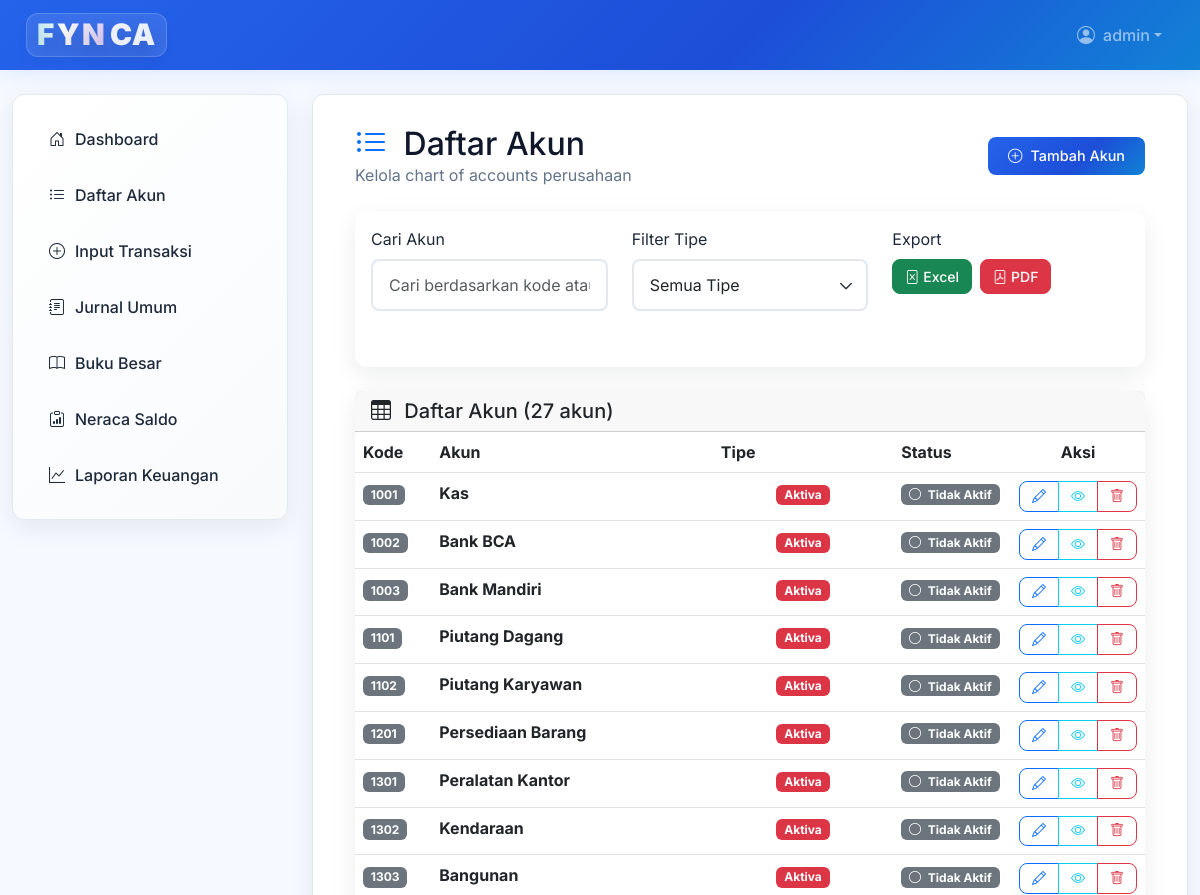
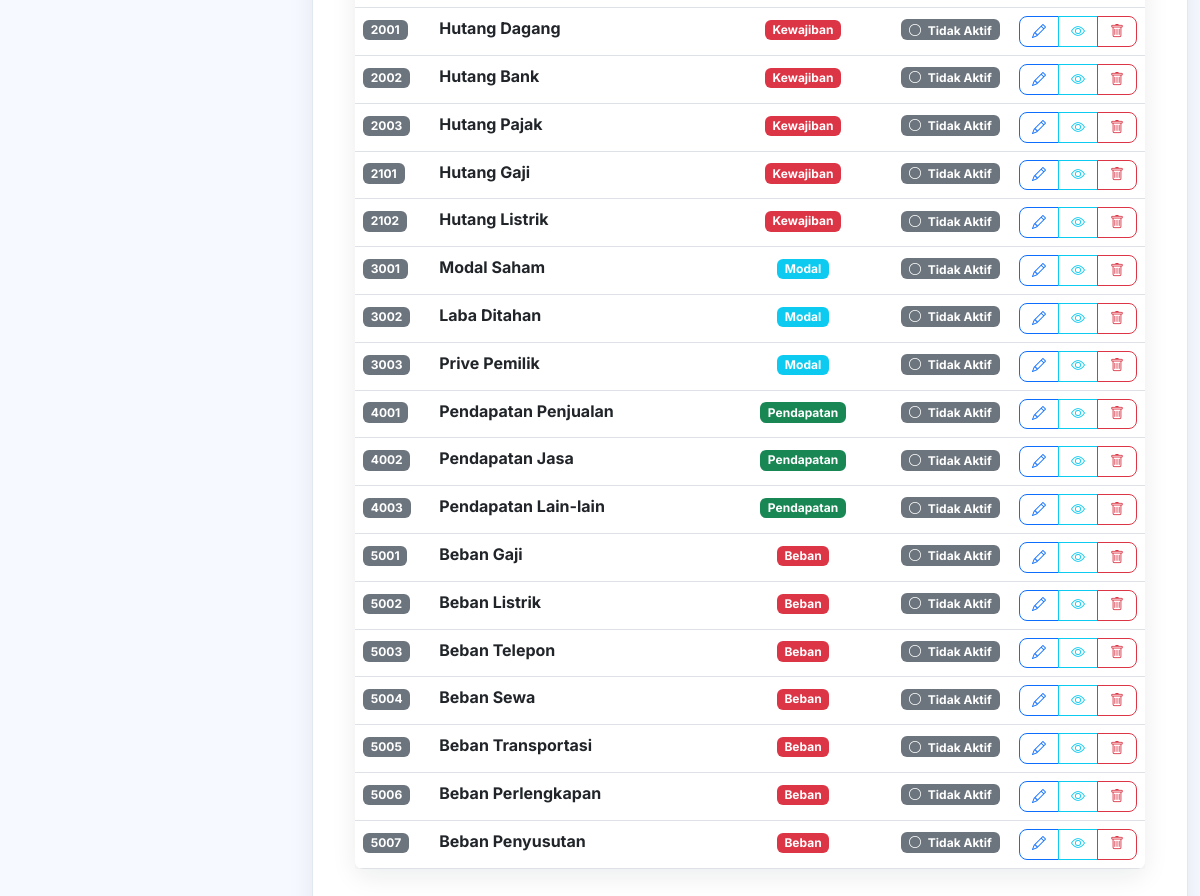
The page /akun/ (signed in) on the database its author committed (2 pictures, top to bottom).
### keuangan/models.py (models this page shows, shortened)
class Akun(models.Model):
    user = models.ForeignKey('auth.User', on_delete=models.CASCADE)
    nama = models.CharField(max_length=100)
    kode = models.CharField(max_length=10)
    tipe = models.CharField(max_length=20)  # Aktiva, Pasiva, Modal, dll
    class Meta:
        unique_together = ('user', 'kode')

### keuangan/views.py (the view)
# urls.py: path('akun/', views.daftar_akun, name='daftar_akun'),
@login_required
def daftar_akun(request):
    akun_list = Akun.objects.filter(user=request.user).order_by('kode')
    context = {
        'akun_list': akun_list,
    }
    return render(request, 'daftar_akun.html', context)

### keuangan/context_processors.py (called while the page is built)
def user_profile_context(request):
    if request.user.is_authenticated:
        try:
            user_profile = request.user.userprofile
        except UserProfile.DoesNotExist:
            user_profile = None
        return {'user_profile': user_profile}
    return {}

### templates/daftar_akun.html (shortened to what this page needs)
{% extends 'base.html' %}
{% load static %}
{% block content %}
<div class="container-fluid">
    <div class="row">
        <div class="col-12">
            <div class="d-flex justify-content-between align-items-center mb-4">
                <div>
                    <h2 class="mb-0">
                        <i class="bi bi-list-ul text-primary me-2"></i>
                        Daftar Akun
                    </h2>
                    <p class="text-muted mb-0">Kelola chart of accounts perusahaan</p>
                </div>
                <a href="{% url 'tambah_akun' %}" class="btn btn-primary btn-action">
                    <i class="bi bi-plus-circle me-2"></i>Tambah Akun
                </a>
            </div>
            <div class="card mb-4">
                <div class="card-body">
                    <div class="row">
                        <div class="col-md-4">
                            <label class="form-label">Cari Akun</label>
                            <input type="text" id="searchInput" class="form-control" placeholder="Cari berdasarkan kode atau nama...">
                        </div>
                        <div class="col-md-4">
                            <label class="form-label">Filter Tipe</label>
                            <select id="tipeFilter" class="form-select">
                                <option value="">Semua Tipe</option>
                            </select>
                        </div>
                        <div class="col-md-4">
                            <label class="form-label">Export</label>
                            <div class="d-flex gap-2">
                                <button class="btn btn-success btn-sm" onclick="exportToExcel()">
                                    <i class="bi bi-file-excel me-1"></i>Excel
                                </button>
                                <button class="btn btn-danger btn-sm" onclick="exportToPDF()">
                                    <i class="bi bi-file-pdf me-1"></i>PDF
                                </button>
                            </div>
                        </div>
                    </div>
                </div>
            </div>
            <div class="card">
                <div class="card-header">
                    <h5 class="card-title mb-0">
                        <i class="bi bi-table me-2"></i>
                        Daftar Akun ({{ akun_list.count }} akun)
                    </h5>
                </div>
                <div class="card-body p-0">
                    {% if akun_list %}
                        <div class="table-responsive">
                            <table class="table table-hover mb-0" id="akunTable">
                                <thead class="table-light">
                                    <tr>
                                        <th width="10%">Kode</th>
                                        <th width="40%">Akun</th>
                                        <th width="25%">Tipe</th>
                                        <th width="15%">Status</th>
                                        <th width="10%" class="text-center">Aksi</th>
                                    </tr>
                                </thead>
                                <tbody>
                                    {% for akun in akun_list %}
                                        <tr>
                                            <td>
                                                <span class="badge bg-secondary">{{ akun.kode }}</span>
                                            </td>
                                            <td>
                                                <strong>{{ akun.nama }}</strong>
                                            </td>
                                            <td class="text-center">
                                                {% if akun.tipe == 'Aktiva Lancar' or akun.tipe == 'Aktiva Tetap' %}
                                                    <span class="badge badge-tipe bg-primary">{{ akun.tipe }}</span>
                                                {% elif akun.tipe == 'Kewajiban Lancar' or akun.tipe == 'Kewajiban Jangka Panjang' %}
                                                    <span class="badge badge-tipe bg-warning">{{ akun.tipe }}</span>
                                                {% elif akun.tipe == 'Modal' %}
                                                    <span class="badge badge-tipe bg-info">{{ akun.tipe }}</span>
                                                {% elif akun.tipe == 'Pendapatan' %}
                                                    <span class="badge badge-tipe bg-success">{{ akun.tipe }}</span>
                                                {% else %}
                                                    <span class="badge badge-tipe bg-danger">{{ akun.tipe }}</span>
                                                {% endif %}
                                            </td>
                                            <td>
                                                {% with jurnal_count=akun.jurnal_set.count %}
                                                    {% if jurnal_count > 0 %}
                                                        <span class="badge bg-success">
                                                            <i class="bi bi-check-circle me-1"></i>
                                                            Aktif ({{ jurnal_count }} transaksi)
                                                        </span>
                                                    {% else %}
                                                        <span class="badge bg-secondary">
                                                            <i class="bi bi-circle me-1"></i>
                                                            Tidak Aktif
                                                        </span>
                                                    {% endif %}
                                                {% endwith %}
                                            </td>
                                            <td class="text-center">
                                                <div class="btn-group" role="group">
                                                    <a href="{% url 'edit_akun' akun.id %}"
                                                       class="btn btn-sm btn-outline-primary"
                                                       title="Edit Akun">
                                                        <i class="bi bi-pencil"></i>
                                                    </a>
                                                    <a href="{% url 'detail_akun' akun.id %}"
                                                       class="btn btn-sm btn-outline-info"
                                                       title="Lihat Data Akun">
                                                        <i class="bi bi-eye"></i>
                                                    </a>
                                                    {% with jurnal_count=akun.jurnal_set.count %}
                                                        <a href="{% url 'hapus_akun' akun.id %}"
                                                           class="btn btn-sm btn-outline-danger"
                                                           title="{% if jurnal_count > 0 %}Akun digunakan dalam {{ jurnal_count }} transaksi{% else %}Hapus Akun{% endif %}">
                                                            <i class="bi bi-trash"></i>
                                                        </a>
                                                    {% endwith %}
                                                </div>
                                            </td>
                                        </tr>
                                    {% endfor %}
                                </tbody>
                            </table>
                        </div>
                    {% endif %}
                </div>
            </div>
        </div>
    </div>
</div>
{% endblock %}

### templates/base.html (shortened to what this page needs)
<!DOCTYPE html>
<html lang="id">
<head>
    <link href="https://cdn.jsdelivr.net/npm/bootstrap@5.3.2/dist/css/bootstrap.min.css" rel="stylesheet">
    <link href="https://cdn.jsdelivr.net/npm/bootstrap-icons@1.11.0/font/bootstrap-icons.css" rel="stylesheet">
</head>
<body>
    <nav class="navbar navbar-expand-lg navbar-dark">
        <div class="container-fluid">
            <a class="navbar-brand" href="/">
                <span class="app-brand" aria-label="FYNCA">
                    <span class="app-brand__core">FYN</span>
                    <span class="app-brand__suffix">CA</span>
                </span>
            </a>
            {% if user.is_authenticated %}
            <div class="navbar-nav ms-auto">
                <div class="nav-item dropdown">
                    <a class="nav-link dropdown-toggle d-flex align-items-center" href="#" role="button" data-bs-toggle="dropdown" aria-expanded="false">
                        {% if user_profile and user_profile.profile_picture %}
                            <img src="{{ user_profile.profile_picture.url }}" alt="Foto Profil" class="rounded-circle me-2" style="width:32px; height:32px; object-fit:cover; border:1.5px solid #e2e8f0;">
                        {% else %}
                            <i class="bi bi-person-circle me-2"></i>
                        {% endif %}
                        <span class="d-none d-sm-inline">{{ user.username }}</span>
                    </a>
                </div>
            </div>
            {% endif %}
        </div>
    </nav>
    <div class="container-fluid py-4">
        <div class="row">
            {% if user.is_authenticated %}
            <div class="col-lg-3 col-md-4 mb-4">
                <div class="sidebar p-3">
                    <nav class="nav flex-column">
                        <a class="nav-link" href="/">
                            <i class="bi bi-house-door"></i>
                            Dashboard
                        </a>
                        <a class="nav-link" href="/akun/">
                            <i class="bi bi-list-ul"></i>
                            Daftar Akun
                        </a>
                        <a class="nav-link" href="/input/">
                            <i class="bi bi-plus-circle"></i>
                            Input Transaksi
                        </a>
                        <a class="nav-link" href="/jurnal/">
                            <i class="bi bi-journal-text"></i>
                            Jurnal Umum
                        </a>
                        <a class="nav-link" href="/buku-besar/">
                            <i class="bi bi-book"></i>
                            Buku Besar
                        </a>
                        <a class="nav-link" href="/neraca-saldo/">
                            <i class="bi bi-clipboard-data"></i>
                            Neraca Saldo
                        </a>
                        <a class="nav-link" href="/laporan-keuangan/">
                            <i class="bi bi-graph-up"></i>
                            Laporan Keuangan
                        </a>
                    </nav>
                </div>
            </div>
            {% endif %}
            <div class="{% if user.is_authenticated %}col-lg-9 col-md-8{% else %}col-12{% endif %}">
                <div class="main-content">
                    {% block content %}{% endblock %}
                </div>
            </div>
        </div>
    </div>
</body>
</html>

### rows shown on the page
Akun: kode "1001", nama "Kas", tipe "Aktiva"
Akun: kode "1002", nama "Bank BCA", tipe "Aktiva"
Akun: kode "1003", nama "Bank Mandiri", tipe "Aktiva"
Akun: kode "1101", nama "Piutang Dagang", tipe "Aktiva"
Akun: kode "1102", nama "Piutang Karyawan", tipe "Aktiva"
Akun: kode "1201", nama "Persediaan Barang", tipe "Aktiva"
Akun: kode "1301", nama "Peralatan Kantor", tipe "Aktiva"
Akun: kode "1302", nama "Kendaraan", tipe "Aktiva"
Akun: kode "1303", nama "Bangunan", tipe "Aktiva"
Akun: kode "2001", nama "Hutang Dagang", tipe "Kewajiban"
Akun: kode "2002", nama "Hutang Bank", tipe "Kewajiban"
Akun: kode "2003", nama "Hutang Pajak", tipe "Kewajiban"
Akun: kode "2101", nama "Hutang Gaji", tipe "Kewajiban"
Akun: kode "2102", nama "Hutang Listrik", tipe "Kewajiban"
Akun: kode "3001", nama "Modal Saham", tipe "Modal"
Akun: kode "3002", nama "Laba Ditahan", tipe "Modal"
Akun: kode "3003", nama "Prive Pemilik", tipe "Modal"
Akun: kode "4001", nama "Pendapatan Penjualan", tipe "Pendapatan"
Akun: kode "4002", nama "Pendapatan Jasa", tipe "Pendapatan"
Akun: kode "4003", nama "Pendapatan Lain-lain", tipe "Pendapatan"
Akun: kode "5001", nama "Beban Gaji", tipe "Beban"
Akun: kode "5002", nama "Beban Listrik", tipe "Beban"
Akun: kode "5003", nama "Beban Telepon", tipe "Beban"
Akun: kode "5004", nama "Beban Sewa", tipe "Beban"
Akun: kode "5005", nama "Beban Transportasi", tipe "Beban"
Akun: kode "5006", nama "Beban Perlengkapan", tipe "Beban"
Akun: kode "5007", nama "Beban Penyusutan", tipe "Beban"

### other values the page prints
{{ user.username }} "admin"
{{ akun_list.count }} "27"
